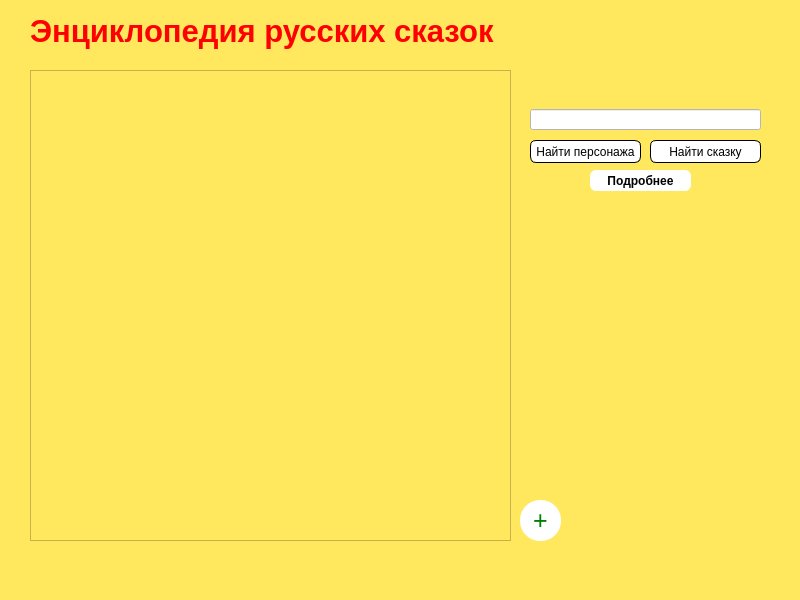
<?xml version="1.0" encoding="UTF-8"?>
<ui version="4.0">
 <class>MainWindow</class>
 <widget class="QMainWindow" name="MainWindow">
  <property name="geometry">
   <rect>
    <x>0</x>
    <y>0</y>
    <width>800</width>
    <height>600</height>
   </rect>
  </property>
  <property name="palette">
   <palette>
    <active>
     <colorrole role="Button">
      <brush brushstyle="SolidPattern">
       <color alpha="255">
        <red>255</red>
        <green>231</green>
        <blue>94</blue>
       </color>
      </brush>
     </colorrole>
     <colorrole role="Text">
      <brush brushstyle="SolidPattern">
       <color alpha="255">
        <red>255</red>
        <green>85</green>
        <blue>127</blue>
       </color>
      </brush>
     </colorrole>
     <colorrole role="Base">
      <brush brushstyle="SolidPattern">
       <color alpha="255">
        <red>255</red>
        <green>231</green>
        <blue>94</blue>
       </color>
      </brush>
     </colorrole>
     <colorrole role="Window">
      <brush brushstyle="SolidPattern">
       <color alpha="255">
        <red>255</red>
        <green>231</green>
        <blue>94</blue>
       </color>
      </brush>
     </colorrole>
     <colorrole role="PlaceholderText">
      <brush brushstyle="SolidPattern">
       <color alpha="128">
        <red>255</red>
        <green>85</green>
        <blue>127</blue>
       </color>
      </brush>
     </colorrole>
    </active>
    <inactive>
     <colorrole role="Button">
      <brush brushstyle="SolidPattern">
       <color alpha="255">
        <red>255</red>
        <green>231</green>
        <blue>94</blue>
       </color>
      </brush>
     </colorrole>
     <colorrole role="Text">
      <brush brushstyle="SolidPattern">
       <color alpha="255">
        <red>255</red>
        <green>85</green>
        <blue>127</blue>
       </color>
      </brush>
     </colorrole>
     <colorrole role="Base">
      <brush brushstyle="SolidPattern">
       <color alpha="255">
        <red>255</red>
        <green>231</green>
        <blue>94</blue>
       </color>
      </brush>
     </colorrole>
     <colorrole role="Window">
      <brush brushstyle="SolidPattern">
       <color alpha="255">
        <red>255</red>
        <green>231</green>
        <blue>94</blue>
       </color>
      </brush>
     </colorrole>
     <colorrole role="PlaceholderText">
      <brush brushstyle="SolidPattern">
       <color alpha="128">
        <red>255</red>
        <green>85</green>
        <blue>127</blue>
       </color>
      </brush>
     </colorrole>
    </inactive>
    <disabled>
     <colorrole role="Button">
      <brush brushstyle="SolidPattern">
       <color alpha="255">
        <red>255</red>
        <green>231</green>
        <blue>94</blue>
       </color>
      </brush>
     </colorrole>
     <colorrole role="Text">
      <brush brushstyle="SolidPattern">
       <color alpha="255">
        <red>120</red>
        <green>120</green>
        <blue>120</blue>
       </color>
      </brush>
     </colorrole>
     <colorrole role="Base">
      <brush brushstyle="SolidPattern">
       <color alpha="255">
        <red>255</red>
        <green>231</green>
        <blue>94</blue>
       </color>
      </brush>
     </colorrole>
     <colorrole role="Window">
      <brush brushstyle="SolidPattern">
       <color alpha="255">
        <red>255</red>
        <green>231</green>
        <blue>94</blue>
       </color>
      </brush>
     </colorrole>
     <colorrole role="PlaceholderText">
      <brush brushstyle="SolidPattern">
       <color alpha="128">
        <red>0</red>
        <green>0</green>
        <blue>0</blue>
       </color>
      </brush>
     </colorrole>
    </disabled>
   </palette>
  </property>
  <property name="windowTitle">
   <string>MainWindow</string>
  </property>
  <property name="autoFillBackground">
   <bool>false</bool>
  </property>
  <property name="styleSheet">
   <string notr="true">background-color: rgb(255, 231, 94);</string>
  </property>
  <widget class="QWidget" name="centralwidget">
   <widget class="QLabel" name="label">
    <property name="geometry">
     <rect>
      <x>30</x>
      <y>0</y>
      <width>491</width>
      <height>61</height>
     </rect>
    </property>
    <property name="palette">
     <palette>
      <active>
       <colorrole role="WindowText">
        <brush brushstyle="SolidPattern">
         <color alpha="255">
          <red>255</red>
          <green>0</green>
          <blue>0</blue>
         </color>
        </brush>
       </colorrole>
       <colorrole role="Button">
        <brush brushstyle="SolidPattern">
         <color alpha="255">
          <red>255</red>
          <green>231</green>
          <blue>94</blue>
         </color>
        </brush>
       </colorrole>
       <colorrole role="Text">
        <brush brushstyle="SolidPattern">
         <color alpha="255">
          <red>255</red>
          <green>0</green>
          <blue>0</blue>
         </color>
        </brush>
       </colorrole>
       <colorrole role="ButtonText">
        <brush brushstyle="SolidPattern">
         <color alpha="255">
          <red>255</red>
          <green>0</green>
          <blue>0</blue>
         </color>
        </brush>
       </colorrole>
       <colorrole role="Base">
        <brush brushstyle="SolidPattern">
         <color alpha="255">
          <red>255</red>
          <green>231</green>
          <blue>94</blue>
         </color>
        </brush>
       </colorrole>
       <colorrole role="Window">
        <brush brushstyle="SolidPattern">
         <color alpha="255">
          <red>255</red>
          <green>231</green>
          <blue>94</blue>
         </color>
        </brush>
       </colorrole>
       <colorrole role="PlaceholderText">
        <brush brushstyle="SolidPattern">
         <color alpha="128">
          <red>255</red>
          <green>85</green>
          <blue>0</blue>
         </color>
        </brush>
       </colorrole>
      </active>
      <inactive>
       <colorrole role="WindowText">
        <brush brushstyle="SolidPattern">
         <color alpha="255">
          <red>255</red>
          <green>0</green>
          <blue>0</blue>
         </color>
        </brush>
       </colorrole>
       <colorrole role="Button">
        <brush brushstyle="SolidPattern">
         <color alpha="255">
          <red>255</red>
          <green>231</green>
          <blue>94</blue>
         </color>
        </brush>
       </colorrole>
       <colorrole role="Text">
        <brush brushstyle="SolidPattern">
         <color alpha="255">
          <red>255</red>
          <green>0</green>
          <blue>0</blue>
         </color>
        </brush>
       </colorrole>
       <colorrole role="ButtonText">
        <brush brushstyle="SolidPattern">
         <color alpha="255">
          <red>255</red>
          <green>0</green>
          <blue>0</blue>
         </color>
        </brush>
       </colorrole>
       <colorrole role="Base">
        <brush brushstyle="SolidPattern">
         <color alpha="255">
          <red>255</red>
          <green>231</green>
          <blue>94</blue>
         </color>
        </brush>
       </colorrole>
       <colorrole role="Window">
        <brush brushstyle="SolidPattern">
         <color alpha="255">
          <red>255</red>
          <green>231</green>
          <blue>94</blue>
         </color>
        </brush>
       </colorrole>
       <colorrole role="PlaceholderText">
        <brush brushstyle="SolidPattern">
         <color alpha="128">
          <red>255</red>
          <green>85</green>
          <blue>0</blue>
         </color>
        </brush>
       </colorrole>
      </inactive>
      <disabled>
       <colorrole role="WindowText">
        <brush brushstyle="SolidPattern">
         <color alpha="255">
          <red>255</red>
          <green>0</green>
          <blue>0</blue>
         </color>
        </brush>
       </colorrole>
       <colorrole role="Button">
        <brush brushstyle="SolidPattern">
         <color alpha="255">
          <red>255</red>
          <green>231</green>
          <blue>94</blue>
         </color>
        </brush>
       </colorrole>
       <colorrole role="Text">
        <brush brushstyle="SolidPattern">
         <color alpha="255">
          <red>255</red>
          <green>0</green>
          <blue>0</blue>
         </color>
        </brush>
       </colorrole>
       <colorrole role="ButtonText">
        <brush brushstyle="SolidPattern">
         <color alpha="255">
          <red>255</red>
          <green>0</green>
          <blue>0</blue>
         </color>
        </brush>
       </colorrole>
       <colorrole role="Base">
        <brush brushstyle="SolidPattern">
         <color alpha="255">
          <red>255</red>
          <green>231</green>
          <blue>94</blue>
         </color>
        </brush>
       </colorrole>
       <colorrole role="Window">
        <brush brushstyle="SolidPattern">
         <color alpha="255">
          <red>255</red>
          <green>231</green>
          <blue>94</blue>
         </color>
        </brush>
       </colorrole>
       <colorrole role="PlaceholderText">
        <brush brushstyle="SolidPattern">
         <color alpha="128">
          <red>0</red>
          <green>0</green>
          <blue>0</blue>
         </color>
        </brush>
       </colorrole>
      </disabled>
     </palette>
    </property>
    <property name="font">
     <font>
      <pointsize>23</pointsize>
      <weight>75</weight>
      <bold>true</bold>
     </font>
    </property>
    <property name="styleSheet">
     <string notr="true">color: red;</string>
    </property>
    <property name="text">
     <string>Энциклопедия русских сказок</string>
    </property>
   </widget>
   <widget class="QTableWidget" name="tableWidget">
    <property name="geometry">
     <rect>
      <x>30</x>
      <y>70</y>
      <width>481</width>
      <height>471</height>
     </rect>
    </property>
    <property name="autoFillBackground">
     <bool>true</bool>
    </property>
    <property name="styleSheet">
     <string notr="true">background-color: rgb(255, 231, 94)</string>
    </property>
    <property name="sortingEnabled">
     <bool>false</bool>
    </property>
    <attribute name="horizontalHeaderVisible">
     <bool>true</bool>
    </attribute>
    <attribute name="horizontalHeaderStretchLastSection">
     <bool>true</bool>
    </attribute>
    <attribute name="verticalHeaderVisible">
     <bool>false</bool>
    </attribute>
    <attribute name="verticalHeaderStretchLastSection">
     <bool>true</bool>
    </attribute>
   </widget>
   <widget class="QPushButton" name="add_tale">
    <property name="geometry">
     <rect>
      <x>520</x>
      <y>500</y>
      <width>41</width>
      <height>41</height>
     </rect>
    </property>
    <property name="mouseTracking">
     <bool>false</bool>
    </property>
    <property name="toolTip">
     <string/>
    </property>
    <property name="toolTipDuration">
     <number>-1</number>
    </property>
    <property name="styleSheet">
     <string notr="true">border-radius:20px;
background-color: white;
color: green;
font-size: 25px;
text-align: center</string>
    </property>
    <property name="text">
     <string>+</string>
    </property>
   </widget>
   <widget class="QPushButton" name="find_character">
    <property name="geometry">
     <rect>
      <x>530</x>
      <y>140</y>
      <width>111</width>
      <height>23</height>
     </rect>
    </property>
    <property name="styleSheet">
     <string notr="true">border: 1px solid black;
border-radius: 6px;
background-color: white;
box-shadow: 3px 2px 2px 2px rgb(0, 0, 0);</string>
    </property>
    <property name="text">
     <string>Найти персонажа</string>
    </property>
   </widget>
   <widget class="QPushButton" name="find_tale">
    <property name="geometry">
     <rect>
      <x>650</x>
      <y>140</y>
      <width>111</width>
      <height>23</height>
     </rect>
    </property>
    <property name="styleSheet">
     <string notr="true">border: 1px solid black;
border-radius: 6px;
background-color: white;</string>
    </property>
    <property name="text">
     <string>Найти сказку</string>
    </property>
   </widget>
   <widget class="QLineEdit" name="lineEdit">
    <property name="geometry">
     <rect>
      <x>530</x>
      <y>109</y>
      <width>231</width>
      <height>21</height>
     </rect>
    </property>
    <property name="styleSheet">
     <string notr="true">background-color: white;</string>
    </property>
   </widget>
   <widget class="QPushButton" name="more_info">
    <property name="geometry">
     <rect>
      <x>590</x>
      <y>170</y>
      <width>101</width>
      <height>21</height>
     </rect>
    </property>
    <property name="font">
     <font>
      <family>Arial</family>
      <weight>75</weight>
      <bold>true</bold>
     </font>
    </property>
    <property name="styleSheet">
     <string notr="true">background-color: white;
border-radius: 6px;</string>
    </property>
    <property name="text">
     <string>Подробнее</string>
    </property>
   </widget>
  </widget>
  <widget class="QMenuBar" name="menubar">
   <property name="geometry">
    <rect>
     <x>0</x>
     <y>0</y>
     <width>800</width>
     <height>21</height>
    </rect>
   </property>
  </widget>
  <widget class="QStatusBar" name="statusbar"/>
 </widget>
 <resources/>
 <connections/>
</ui>
